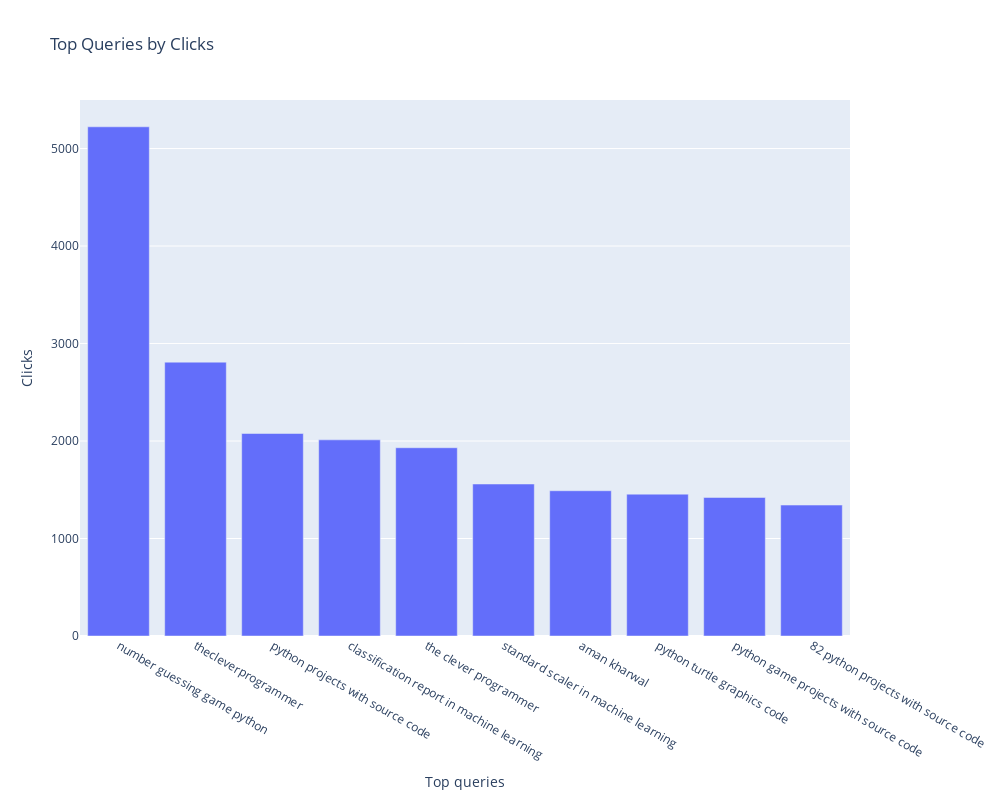
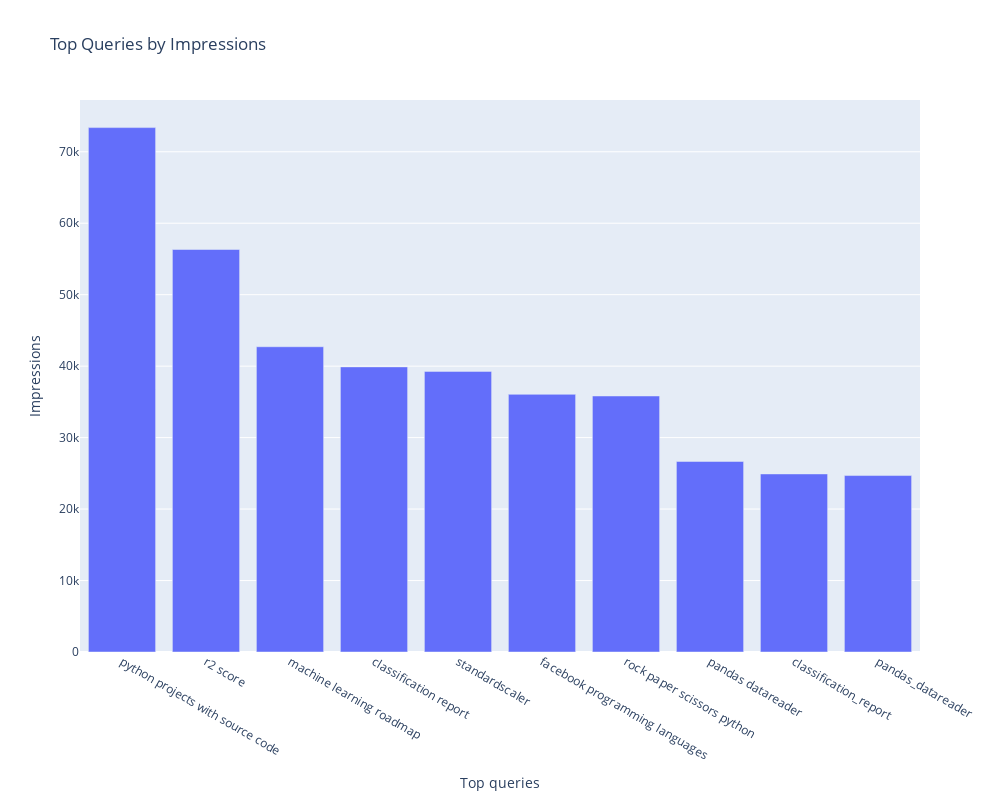

Here is the notebook cell these charts were saved with, in order:
### Code cell
# Top queries by Clicks and Impressions
top_queries_clicks_vis = df.nlargest(10, 'Clicks')[['Top queries', 'Clicks']]
top_queries_impressions_vis = df.nlargest(10, 'Impressions')[['Top queries', 'Impressions']]

fig_clicks = px.bar(top_queries_clicks_vis, x='Top queries', y='Clicks', title='Top Queries by Clicks',width=1000, height=800)
fig_impressions = px.bar(top_queries_impressions_vis, x='Top queries', y='Impressions', title='Top Queries by Impressions',width=1000, height=800)
fig_clicks.show()
fig_impressions.show()

### Figure 1 — Plotly figure (JSON) as saved in the notebook; plotly's stock layout.template omitted (floating-point values rounded to 4 significant figures)
{"data": [{"alignmentgroup": "True", "hovertemplate": "Top queries=%{x}<br>Clicks=%{y}<extra></extra>", "legendgroup": "", "marker": {"color": "#636efa", "pattern": {"shape": ""}}, "name": "", "offsetgroup": "", "orientation": "v", "showlegend": false, "textposition": "auto", "type": "bar", "x": ["number guessing game python", "thecleverprogrammer", "python projects with source code", "classification report in machine learning", "the clever programmer", "standard scaler in machine learning", "aman kharwal", "python turtle graphics code", "python game projects with source code", "82 python projects with source code"], "xaxis": "x", "y": [5223, 2809, 2077, 2012, 1931, 1559, 1490, 1455, 1421, 1343], "yaxis": "y"}], "layout": {"barmode": "relative", "height": 800, "legend": {"tracegroupgap": 0}, "title": {"text": "Top Queries by Clicks"}, "width": 1000, "xaxis": {"anchor": "y", "domain": [0, 1], "title": {"text": "Top queries"}}, "yaxis": {"anchor": "x", "domain": [0, 1], "title": {"text": "Clicks"}}}}

### Figure 2 — Plotly figure (JSON) as saved in the notebook; plotly's stock layout.template omitted (floating-point values rounded to 4 significant figures)
{"data": [{"alignmentgroup": "True", "hovertemplate": "Top queries=%{x}<br>Impressions=%{y}<extra></extra>", "legendgroup": "", "marker": {"color": "#636efa", "pattern": {"shape": ""}}, "name": "", "offsetgroup": "", "orientation": "v", "showlegend": false, "textposition": "auto", "type": "bar", "x": ["python projects with source code", "r2 score", "machine learning roadmap", "classification report", "standardscaler", "facebook programming languages", "rock paper scissors python", "pandas datareader", "classification_report", "pandas_datareader"], "xaxis": "x", "y": [73380, 56322, 42715, 39896, 39267, 36055, 35824, 26663, 24917, 24689], "yaxis": "y"}], "layout": {"barmode": "relative", "height": 800, "legend": {"tracegroupgap": 0}, "title": {"text": "Top Queries by Impressions"}, "width": 1000, "xaxis": {"anchor": "y", "domain": [0, 1], "title": {"text": "Top queries"}}, "yaxis": {"anchor": "x", "domain": [0, 1], "title": {"text": "Impressions"}}}}
